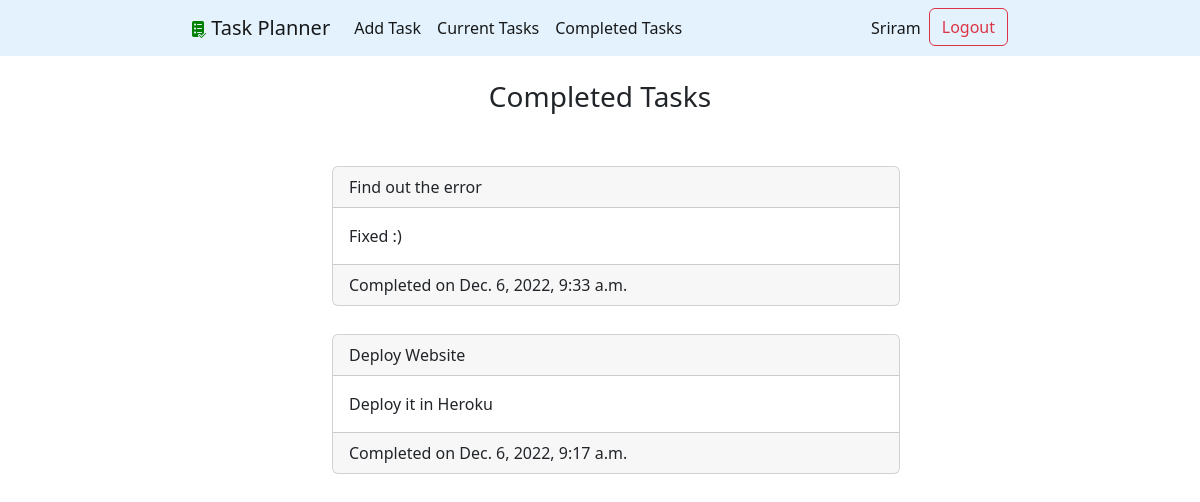
Page /completed/ (signed in) on the earlier database version.
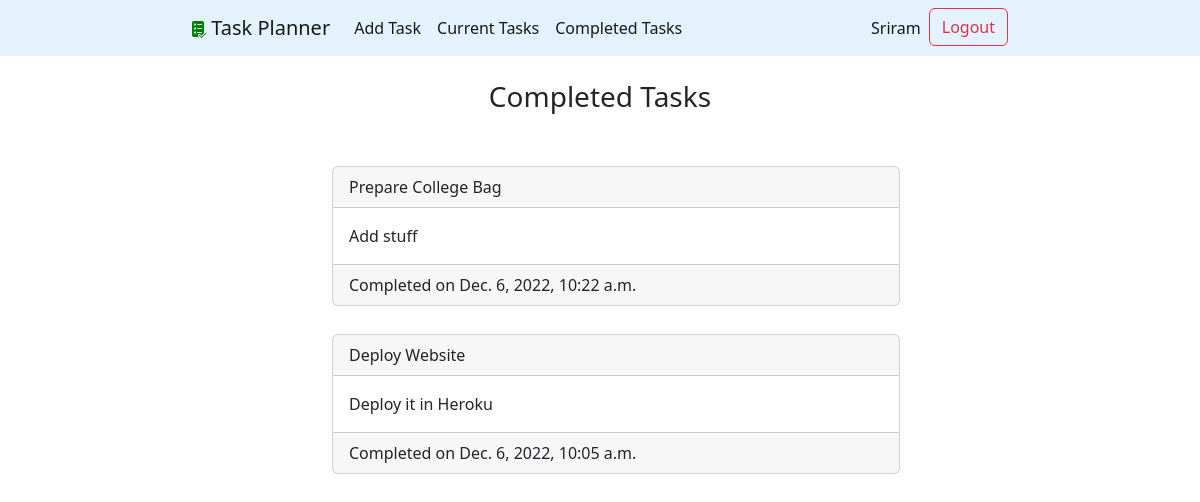
Same page on the later database version.
### taskplanner/models.py (models this page shows, shortened)
class Task(models.Model):
    title = models.CharField(max_length=100)
    description = models.TextField(blank=True)
    created = models.DateField(auto_now_add=True)
    time_req = models.CharField(max_length=100,null=True,blank=True)
    completed = models.BooleanField(null=True,blank=True)
    completed_date = models.DateTimeField(null=True,blank=True)
    user = models.ForeignKey(User, on_delete=models.CASCADE)

### taskplanner/views.py (the view)
# urls.py: path('completed/', views.viewcompletedtasks, name='viewcompletedtasks'),
@login_required
def viewcompletedtasks(request):
    try:
        tasks = Task.objects.filter(user = request.user, completed_date__isnull=False).order_by('-completed_date')
        return render(request, 'taskplanner/completedtasks.html', {'tasks':tasks})
    except TypeError:
        return render(request, 'taskplanner/home.html')

### taskplanner/templates/taskplanner/completedtasks.html (shortened to what this page needs)
{% extends 'taskplanner/base.html'%}
{% block content %}
<br>
    <h3>Completed Tasks</h3>
    <ul class="tasks">
        {% for task in tasks %}
        <li><div class="card">
            <div class="card-header">{{task.title}}</div>
            <div class="card-body">
            {% if task.description %}
                {{task.description}}
            {% endif %}
            </div>
            <div class="card-footer">
                Completed on {{task.completed_date}}
            </div>
        </div></li>
        {% endfor %}
    </ul>
{% endblock %}

Differences in the rows shown:
removed Task: title "Find out the error", description "Fixed :)", completed_date "Dec. 6, 2022, 9:33 a.m."
now on this page (row edited): Task: title "Prepare College Bag", description "Add stuff", completed_date "Dec. 6, 2022, 10:22 a.m."
changed Task "Deploy Website": completed_date "Dec. 6, 2022, 9:17 a.m." → "Dec. 6, 2022, 10:05 a.m."
